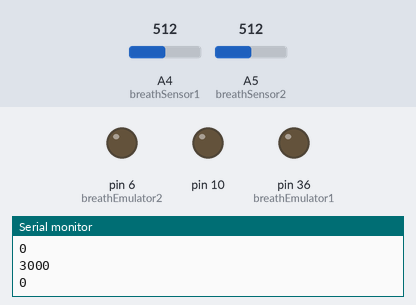
This sketch was run on a simulated Arduino Mega 2560, built with avr-gcc and run on an emulated ATmega2560. Parts: output pins drawn as LEDs (lit = HIGH), the last lines printed to the serial monitor. The test bench sets the inputs (shaded band); at power-on: A4 (breathSensor1) = 512, A5 (breathSensor2) = 512.

Above: at 1.2 s.
1.3 s: A4 (breathSensor1) set to 290
At 2.3 s:
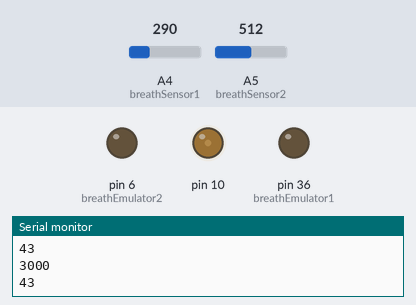
2.8 s: A5 (breathSensor2) set to 290
At 4.0 s:
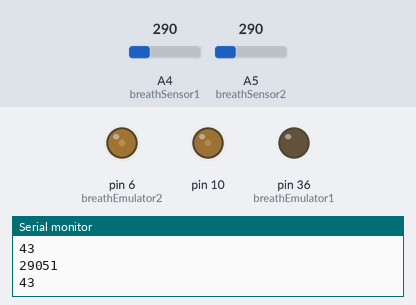
4.3 s: A4 (breathSensor1) set to 240
At 5.5 s:
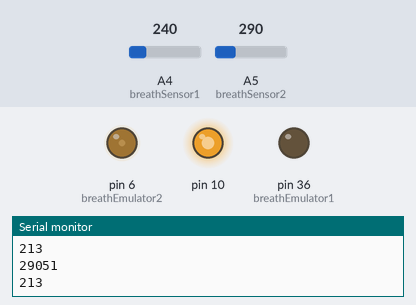
5.8 s: A5 (breathSensor2) set to 240
At 6.4 s:
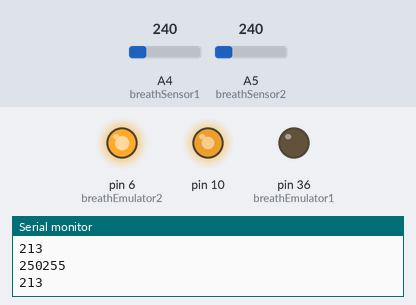
7.3 s: A4 (breathSensor1) set to 260
At 7.9 s:
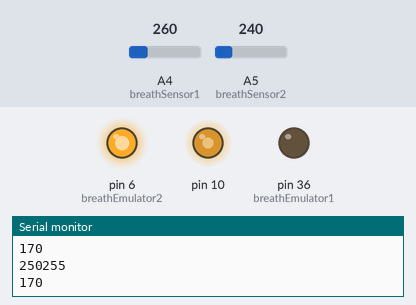
8.8 s: A5 (breathSensor2) set to 306
At 10.0 s:
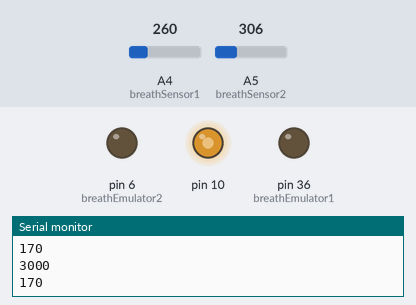
Timing chart, 0 to 11.3 s (numbered marks = the images above; inputs shaded):
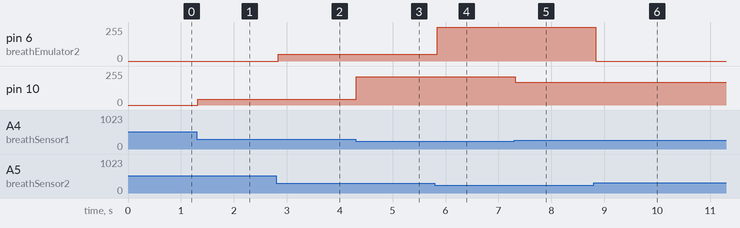

The sketch:

SharedBreath.ino
```cpp
/*
>> Pulse Sensor Digital Filter <<
This code is the library prototype for Pulse Sensor by Yury Gitman and Joel Murphy
    www.pulsesensor.com
    >>> Pulse Sensor purple wire goes to Analog Pin 0 <<<
Pulse Sensor sample aquisition and processing happens in the background via Timer 1 interrupt. 1mS sample rate.
The following variables are automatically updated:
Pulse :     boolean that is true when a heartbeat is sensed then false in time with pin13 LED going out.
Signal :    int that holds the analog signal data straight from the sensor. updated every 1mS.
HRV  :      int that holds the time between the last two beats. 1mS resolution.
B  :        boolean that is made true whenever HRV is updated. User must reset.
BPM  :      int that holds the heart rate value. derived from averaging HRV every 10 pulses.
QS  :       boolean that is made true whenever BPM is updated. User must reset.
Scale  :    int that works abit like gain. use to change the amplitude of the digital filter output. useful range 12<>20 : high<>low default = 12
FSignal  :  int that holds the output of the digital filter/amplifier. updated every 1mS.

See the README for detailed information and known issues.
Code Version 0.6 by Joel Murphy  December 2011  Happy New Year!
*/

long Hxv[4]; // these arrays are used in the digital filter
long Hyv[4]; // H for highpass, L for lowpass
long Lxv[4];
long Lyv[4];

unsigned long readings; // used to help normalize the signal
unsigned long peakTime; // used to time the start of the heart pulse
unsigned long lastPeakTime = 0;// used to find the time between beats
volatile int Peak;     // used to locate the highest point in positive phase of heart beat waveform
int rate;              // used to help determine pulse rate
volatile int BPM;      // used to hold the pulse rate
int offset = 0;        // used to normalize the raw data
int sampleCounter;     // used to determine pulse timing
int beatCounter = 1;   // used to keep track of pulses
volatile int Signal;   // holds the incoming raw data
int NSignal;           // holds the normalized signal
volatile int FSignal;  // holds result of the bandpass filter
volatile int HRV;      // holds the time between beats
volatile int Scale = 13;  // used to scale the result of the digital filter. range 12<>20 : high<>low amplification
volatile int Fade = 0;

boolean first = true; // reminds us to seed the filter on the first go
volatile boolean Pulse = false;  // becomes true when there is a heart pulse
volatile boolean B = false;     // becomes true when there is a heart pulse
volatile boolean QS = false;      // becomes true when pulse rate is determined. every 20 pulses

int pulsePin = 5;  // pulse sensor purple wire connected to analog pin 0
int breathPin = 4;
int breathValue1 = 0;
int breathValue2 = 0;

int breathMapped = 0;

// Musician 2
int breathEmulator1 = 36;
int breathSensor2 = 5;

// Musician 1
int breathEmulator2 = 6;
int breathSensor1 = 4;

void setup(){

  // Musician 1
  pinMode(breathEmulator1, OUTPUT);
  pinMode(breathEmulator2, OUTPUT);
  pinMode(breathSensor1, INPUT);
  pinMode(breathSensor2, INPUT);

  Serial.begin(115200); // we agree to talk fast!
}

void loop() {

  // black
  breathValue1 = analogRead(breathSensor2);

  // white
  breathValue2 = analogRead(breathSensor1);

  // Cap
  breathValue2 = (breathValue2 < 250) ? 250 : breathValue2;
  breathValue2 = (breathValue2 > 300) ? 300 : breathValue2;

  breathValue1 = (breathValue1 < 250) ? 250 : breathValue1;
  breathValue1 = (breathValue1 > 300) ? 300 : breathValue1;

  int val = map(breathValue1, 250, 300, 255, 0);
  Serial.print(breathValue1); Serial.println(val);

  int var = map(breathValue2, 240, 300, 255, 0);
  Serial.println(var);

  // write avg to breath
  analogWrite(6,val);
  analogWrite(10,var);
  delay(50);
}
```

Measured:
- after the input at 1.3 s, pin 10: 0/255 → 43/255 at once
- after the input at 2.8 s, pin 6 (breathEmulator2): 0/255 → 51/255 at once
- after the input at 4.3 s, pin 10: 43/255 → 213/255 at once
- after the input at 5.8 s, pin 6 (breathEmulator2): 51/255 → 255/255 at once
- after the input at 7.3 s, pin 10: 213/255 → 170/255 at once
- after the input at 8.8 s, pin 6 (breathEmulator2): 255/255 → 0/255 at once
